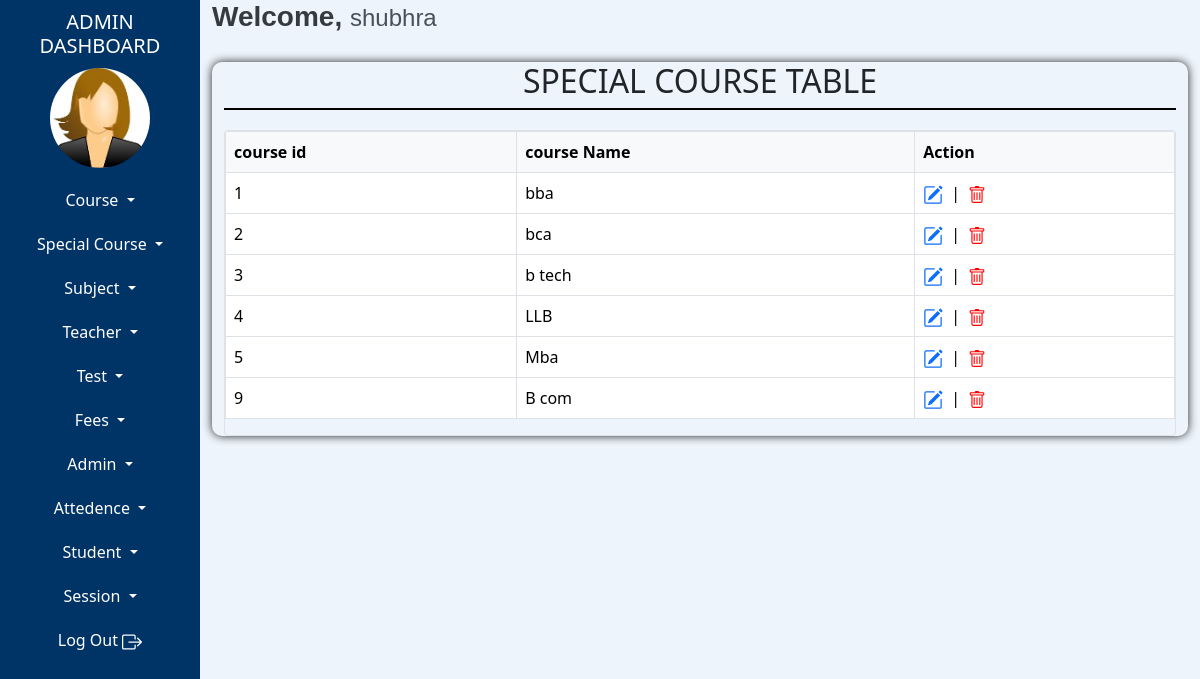
Page /teacher/special-course-table.php (signed in) on the committed database.
### tables this page shows
CREATE TABLE `tblcourse` (
  `courseId` int(10) NOT NULL AUTO_INCREMENT,
  `courseName` varchar(100) NOT NULL,
  `courseDuration` varchar(10) NOT NULL,
  `sessionId` int(10) NOT NULL,
  `section` varchar(50) NOT NULL DEFAULT 'A',
  PRIMARY KEY (`courseId`)
);

### teacher/fun-specialchar.php (called while the page is built)
<?php
function textSafe($text)
{
    return htmlspecialchars($text, ENT_QUOTES, 'UTF-8');
}
?>

### teacher/special-course-table.php (the view, shortened to what this page needs)
<?php
include "admin-dashboard-top.php";
include "admin-dashboard-content.php";
include "fun-specialchar.php";
$query="SELECT * FROM tblCourse";
$stmt=$conn->prepare($query);
$stmt->execute();
?>
    <link href="https://cdn.jsdelivr.net/npm/bootstrap@5.3.3/dist/css/bootstrap.min.css" rel="stylesheet">
  </head>
<body>
<div class="container-fluid">
    <div class="row">
        <div class="tbl-content">
            <div class="tbl-heading">
            <h2>SPECIAL COURSE TABLE</h2>
            </div>
            <table class="table table-hover table-bordered">
              <thead>
                <tr>
                  <th scope="col">course id</th>
                  <th scope="col">course Name</th>
                  <th scope="col">Action</th>
                </tr>
              </thead>
              <tbody>
                <?php
                    while($result=$stmt->fetch())
                    {
                ?>
                    <tr>
                    <td><?php echo $result['courseId']; ?></td>
                     <td><?php echo textSafe($result['courseName']); ?></td>
                    <td>
                        <div style="display: flex; align-items: center; gap: 8px;">
                            <a href="manage-student.php?studentId=<?php echo $result['studentId']; ?>">
                            </a>
                            <span>|</span>
                            <a href="delete-student.php?studentId=<?php echo $result['studentId']; ?>" style="color: red; text-decoration: none;">
                            </a>
                        </div>
                    </td>
                </tr>
                <?php
                }
                ?>
              </tbody>
            </table>
        </div>
    </div>
</div>
</body>
</div>
</div>
<?php
    include "admin-dashboard-footer.php";
?>

### admin/admin-dashboard-content.php (shortened to what this page needs)
<link href="https://cdn.jsdelivr.net/npm/bootstrap@5.3.3/dist/css/bootstrap.min.css" rel="stylesheet">
  </head>
  <body>
    <div class="container-fluid">
        <div class="row">
            <div class="col-md-2  left-side">
                <div class="heading">
                    <h5>ADMIN DASHBOARD</h5>
                </div>
                <div class="image">
                    <a href="admin-dashboard.php">
                    <?php
                        $query = "select * from tbladmin where adminId=:adminId";
                        $stmt=$conn->prepare($query);
                        $stmt->bindParam(":adminId",$adminId);
                        $stmt->execute();
                        $result = $stmt->fetch();
                        if (!empty($result['picture']))
                        {
                        	echo '<img src="'.$result['picture'].'" style=" height: 100px;" />';
                        }
                        else
                        {
                        	if ($result['adminGender'] == '1')
                        	{
                        		echo '<img src="images/female-logo.jpg" alt="Male" style="height: 100px; width: 100px;" />';
                        	}
                        	elseif ($result['adminGender'] == '2')
                        	{
                        		echo '<img src="images/male-logo.jpg" alt="Female" style="height: 100px; width: 100px;" />';
                        	}
                        }
                    ?>
                    </a>
                </div>
                <div class="buttons">
                    <div class="dropdown ">
                      <button class="btn dropdown-toggle w-100 nav-link left-btn" type="button" data-bs-toggle="dropdown" aria-expanded="false">
                        Course
                      </button>
                    </div>
                    <div class="dropdown ">
                      <button class="btn dropdown-toggle w-100 nav-link left-btn" type="button" data-bs-toggle="dropdown" aria-expanded="false">
                        Special Course
                      </button>
                    </div>
                    <div class="dropdown ">
                      <button class="btn dropdown-toggle w-100 nav-link left-btn" type="button" data-bs-toggle="dropdown" aria-expanded="false">
                        Subject
                      </button>
                    </div>
                    <div class="dropdown ">
                      <button class="btn dropdown-toggle w-100 nav-link left-btn" type="button" data-bs-toggle="dropdown" aria-expanded="false">
                        Teacher
                      </button>
                    </div>
                    <div class="dropdown ">
                      <button class="btn dropdown-toggle w-100 nav-link left-btn" type="button" data-bs-toggle="dropdown" aria-expanded="false">
                        Test
                      </button>
                    </div>
                    <div class="dropdown ">
                      <button class="btn dropdown-toggle w-100 nav-link left-btn" type="button" data-bs-toggle="dropdown" aria-expanded="false">
                        Fees
                      </button>
                    </div>
                    <div class="dropdown ">
                      <button class="btn dropdown-toggle w-100 nav-link left-btn" type="button" data-bs-toggle="dropdown" aria-expanded="false">
                        Admin
                      </button>
                    </div>
                    <div class="dropdown ">
                      <button class="btn dropdown-toggle w-100 nav-link left-btn" type="button" data-bs-toggle="dropdown" aria-expanded="false">
                        Attedence
                      </button>
                    </div>
                    <div class="dropdown ">
                      <button class="btn dropdown-toggle w-100 nav-link left-btn" type="button" data-bs-toggle="dropdown" aria-expanded="false">
                        Student
                      </button>
                    </div>
                    <div class="dropdown ">
                      <button class="btn dropdown-toggle w-100 nav-link left-btn" type="button" data-bs-toggle="dropdown" aria-expanded="false">
                        Session
                      </button>
                    </div>
                    <a href="logout-admin.php" class="btn left-btn w-100 nav-link">
                        Log Out
                    </a>
                </div>
            </div>
            <div class="col-md-10 col-sm-10 right-side">
                <div>
                    <h3 class="welcome-text">Welcome, <span class="admin-name"><?php echo $result['adminName']; ?></span></h3>
                </div>

### admin/admin-dashboard-content.php (style rules this page uses)
.left-side { background-color:#003366; color:white; height:200vh; }
.heading { text-align:center; margin:10px auto; }
.image { display:flex; justify-content:center; }
.image img { border-radius:60px; }
.left-btn { color:white; transition: background-color 0.3s ease; margin-top:20px; }
.right-side { background-color:#edf4fb; }
.welcome-text { font-family: 'Poppins', sans-serif; font-size: 28px; font-weight: 600; color: #343a40; }
.admin-name { font-family: 'Montserrat', sans-serif; font-size: 24px; font-weight: 400; color: #495057; }

### teacher/special-course-table.php (style rules this page uses)
.tbl-heading { text-align:center; border-bottom:2px solid black; margin-bottom:20px; }
.tbl-content { box-shadow:0 0 10px; margin-top:20px; border-radius:10px; }

### admin/admin-dashboard-footer.php (style rules this page uses)
.table-responsive .table thead th { position: sticky; top: 0; z-index: 10; background-color: #f8f9fa; box-shadow: 0 2px 2px -1px rgba(0,0,0,0.4); }

### rows in the picture
tblcourse: courseId "1", courseName "bba"
tblcourse: courseId "2", courseName "bca"
tblcourse: courseId "3", courseName "b tech"
tblcourse: courseId "4", courseName "LLB"
tblcourse: courseId "5", courseName "Mba"
tblcourse: courseId "9", courseName "B com"

### other values in the picture
$result['adminName'] "shubhra"
